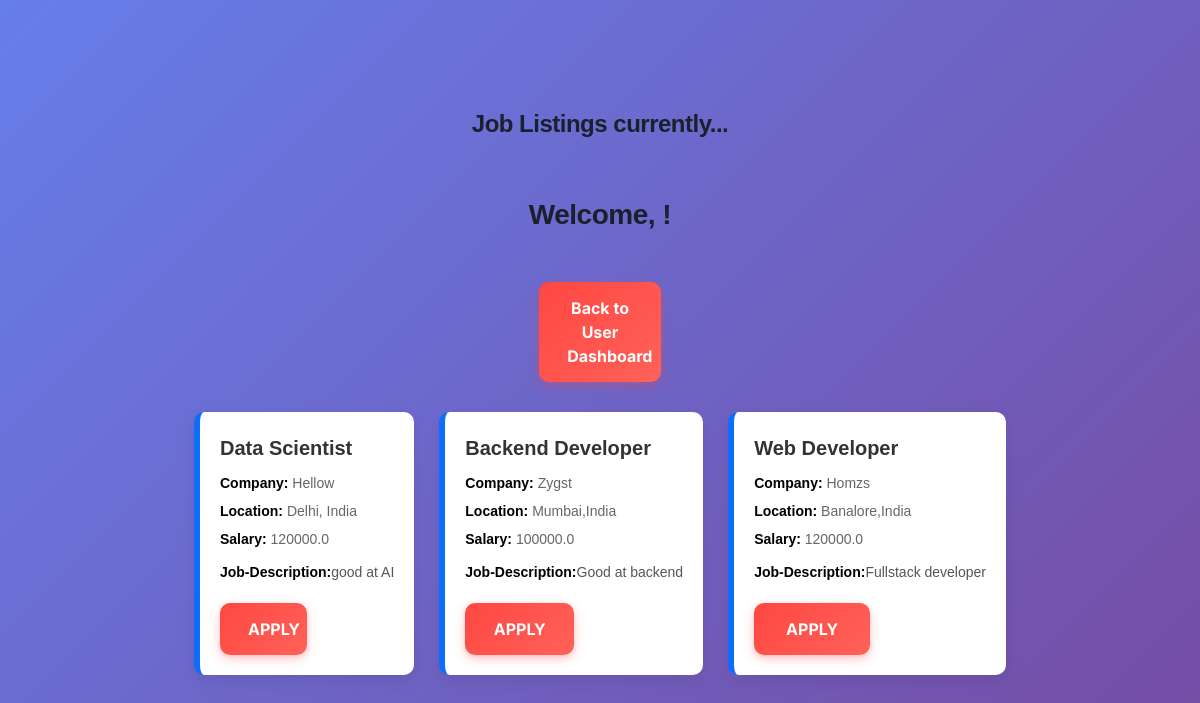
The app's page /joblistings, older data.
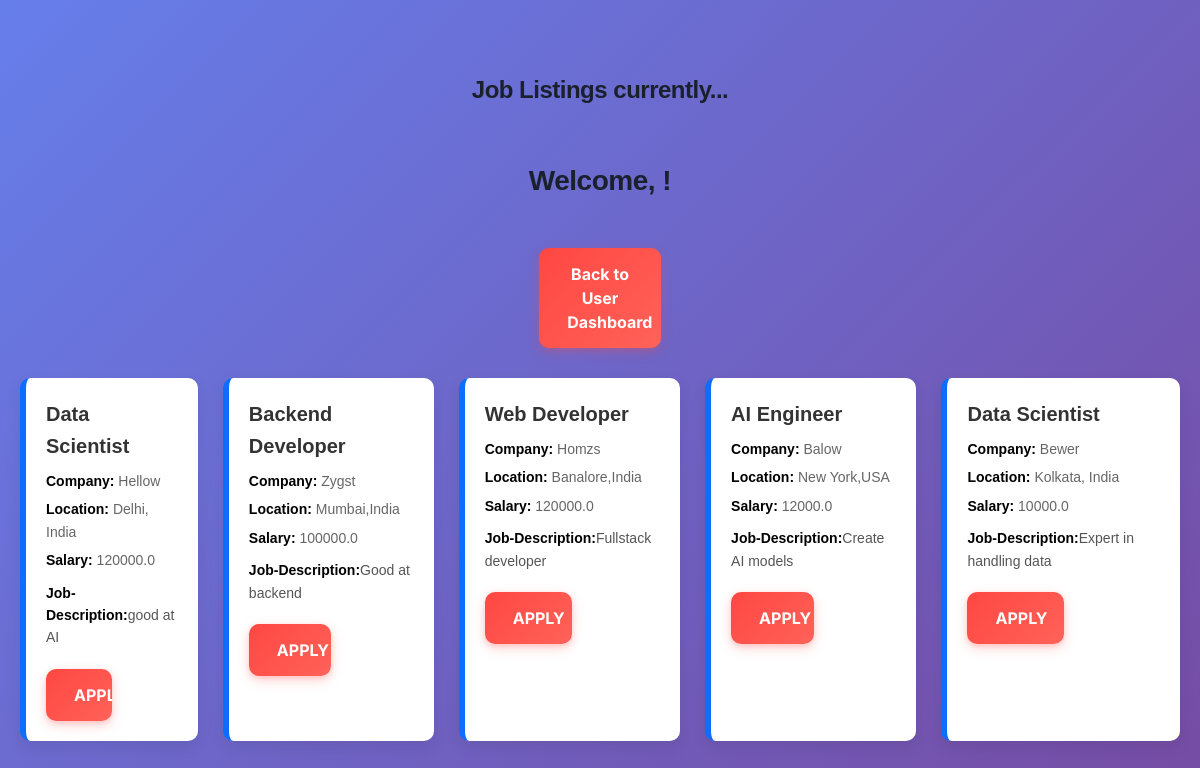
The same page, newer data.
### app.py (models this page shows)
class Job(db.Model):
    job_id = db.Column(db.Integer, primary_key=True)
    job_company = db.Column(db.String(20),nullable = False)
    job_description = db.Column(db.String(100),nullable = True)
    job_title = db.Column(db.String(20),nullable = False)
    job_location = db.Column(db.String(20),nullable = False)
    job_salary = db.Column(db.Float,nullable = False)
    applicants = db.relationship('AppliedJob', back_populates='job')

### app.py (the view)
@app.route('/joblistings')
def joblistings():
    jobs = Job.query.all()
    return render_template('admn_func/joblistings.html', jobs=jobs)

### templates/admn_func/joblistings.html (shortened to what this page needs)
<!DOCTYPE html>
<html lang="en">
<head>
    <link rel="stylesheet" href="{{ url_for('static', filename='css/style.css') }}">
</head>
<body>
<br><br>
<h2 style="text-align:center;">Job Listings currently...</h2>
<br>
{% if jobs %}
    {% if session['username'] != "admin" %}
        <nav>
        <h1 style="text-align:center;">Welcome, {{ session['username'] }}!</h1>
        <div style="text-align:center;display:grid;margin-top:20px;">
            <form action="{{ url_for('user_dashboard', uname=uname) }}" method="GET">
                <button type="submit">Back to User Dashboard</button>
            </form>
        </div>
        </nav>
            <div class="job-grid">
                {% for job in jobs %}
                    <div class="job-card">
                        <div class="job-title">
                            {{ job.job_title }}
                        </div>
                        <div class="job-meta">
                            <span>Company:</span> {{ job.job_company }}
                        </div>
                        <div class="job-meta">
                            <span>Location:</span> {{ job.job_location }}
                        </div>
                        <div class="job-meta">
                            <span>Salary:</span> {{ job.job_salary }}
                        </div>
                        <div class="job-desc">
                            <span>Job-Description:</span>{{ job.job_description }}
                        </div>
                        <form action="{{ url_for('apply', job_id=job.job_id) }}" method="GET">
                            <button type="submit">APPLY</button>
                        </form>
                    </div>
                {% endfor %}
            </div>
    {% endif %}
    {% else %}
        <p style="text-align:center;">No job listings available.</p>
    {% endif %}
    <br><br>
</body>
</html>

### static/css/style.css (style rules this page uses)
* { margin: 0; padding: 0; box-sizing: border-box; }
body { font-family: "Inter", "Segoe UI", Tahoma, Geneva, Verdana, sans-serif; color: #2d3748; line-height: 1.6; min-height: 100vh; background: linear-gradient(135deg, #667eea 0%, #764ba2 100%); font-family: 'Arial', sans-serif; display: flex; flex-direction: column; justify-content: center; align-items: center; margin: 0; padding: 20px; }
button { cursor: pointer; transition: all 0.3s cubic-bezier(0.4, 0, 0.2, 1); }
form { margin-top: 20px; }
button { background: linear-gradient(135deg, #FF4742 0%, #ff6259 100%); border: none; border-radius: 10px; box-shadow: 0 4px 12px rgba(255, 71, 66, 0.25), 0 2px 4px rgba(255, 71, 66, 0.15); box-sizing: border-box; color: #FFFFFF; cursor: pointer; display: inline-block; font-family: "Inter", "Nunito", "Roboto", sans-serif; font-size: 16px; font-weight: 700; line-height: 1.5; min-height: 48px; outline: 0; padding: 14px 28px; text-align: center; text-rendering: geometricprecision; text-transform: none; user-select: none; -webkit-user-select: none; touch-action: manipulation; vertical-align: middle; width: 50%; position: relative; overflow: hidden; }
button::before { content: ''; position: absolute; top: 0; left: -100%; width: 50%; height: 100%; background: linear-gradient(90deg, transparent, rgba(255, 255, 255, 0.2), transparent); transition: left 0.5s ease; }
h1, h2 { margin-bottom: 24px; color: #1a202c; font-weight: 700; letter-spacing: -0.5px; }
h1 { font-size: 28px; }
h2 { font-size: 24px; }
.job-grid { display: flex; grid-template-columns: repeat(auto-fit, minmax(320px, 1fr)); gap: 25px; margin-top: 30px; }
.job-card { background: #ffffff; border-radius: 10px; padding: 20px; margin-bottom: 20px; border-left: 6px solid #0d6efd; box-shadow: 0 6px 16px rgba(0,0,0,0.08); transition: transform 0.2s ease, box-shadow 0.2s ease; }
.job-title { font-size: 20px; font-weight: 700; color: #333; margin-bottom: 8px; }
.job-meta { font-size: 14px; color: #666; margin-bottom: 6px; }
.job-meta span { font-weight: 600; color: #000; }
.job-desc { margin-top: 10px; color: #555; font-size: 14px; }
.job-desc span { font-weight: 600; color: #000; }

Row changes from the older to the newer data that the page shows:
added Job: job_title "AI Engineer", job_company "Balow", job_location "New York,USA", job_salary "12000.0", job_description "Create AI models"
added Job: job_title "Data Scientist", job_company "Bewer", job_location "Kolkata, India", job_salary "10000.0", job_description "Expert in handling data"
